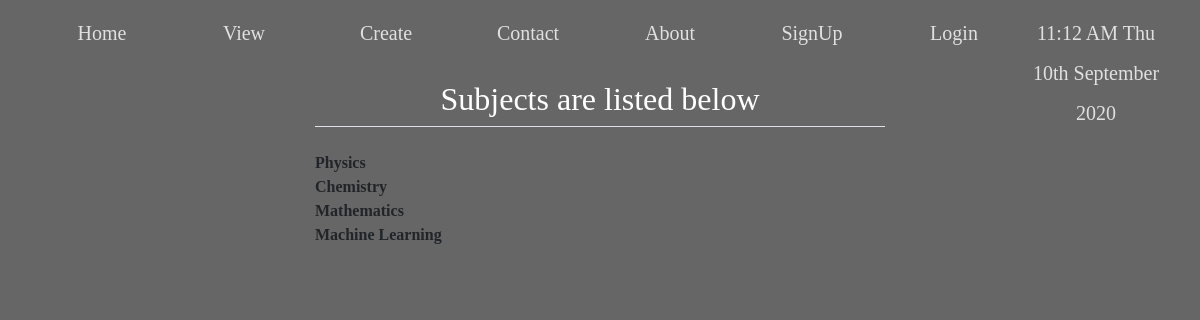
The app's page /profile/addsubject/ with its own data.
### person/models.py (models this page shows, shortened)
class Subject(models.Model):
    name=models.CharField(max_length=150)

### person/views.py (the view)
# urls.py: path('addsubject/', views.addsubject, name='addsubject'),
def addsubject(request):
    subjects = Subject.objects.all()
    if request.method == 'POST':
        form = SubjectForm(request.POST)
        if form.is_valid():
            name = form.cleaned_data['name']
            subcheck = Subject.objects.filter(name__icontains=name)
            if subcheck:
                messages.warning(
                    request, 'This subject allready includes in list.')
                return HttpResponseRedirect(request.META.get('HTTP_REFERER'))
            else:
                form.save()
                messages.success(request, 'Successfully Added this Subject.')
                return HttpResponseRedirect(request.META.get('HTTP_REFERER'))
    else:
        form = SubjectForm()
    return render(request, 'posts/addsubject.html', {'form': form, 'subjects': subjects})

### templates/posts/addsubject.html (shortened to what this page needs)
{% extends 'basic.html' %}
{% block body %}
{% load crispy_forms_tags %}
<div class="col-md-6 offset-md-3">
        <form action="/profile/addsubject/" method="post" enctype="multipart/form-data">
            <fieldset class="form-group mx-auto">
            {% if user.is_authenticated %}
                <legend class="border-bottom text-center mb-4"><h2>Add your Subject if not listed below</h2></legend>
                {{ form|crispy }}
            </fieldset>
            <button class="btn btn-outline-info " type="submit" value="submit">ADD </button>
            {% comment %} <input type="submit" value="Submit"> {% endcomment %}
            {% else %}
            <legend class="border-bottom text-center mb-4"><h2>Subjects are listed below</h2></legend>
            {% endif %}
        </form>
        <div class="containter">
  {% for sub in subjects %}
   <b> {{sub.name}}</b> <br>
  {% endfor %}
</div>
</div>
{% endblock body %}

### static/css/style.css (style rules this page uses)
body { margin: 0; padding: 0; font-family: sens-serif; height: 100vh; background: linear-gradient(rgba(0,0,0,0.6), rgba(0,0,0,0.6)), url('/static/images/bg1.jpg'); background-size: cover; background-attachment: fixed; background-position: top; }
.col-md-6 h1, h2, h3, h4, h5, h6 { background: none; color: white; }

### records on screen
Subject: name "Physics"
Subject: name "Chemistry"
Subject: name "Mathematics"
Subject: name "Machine Learning"

### other values on screen
{{ current_time|center:"150" }} "11:12 AM"
